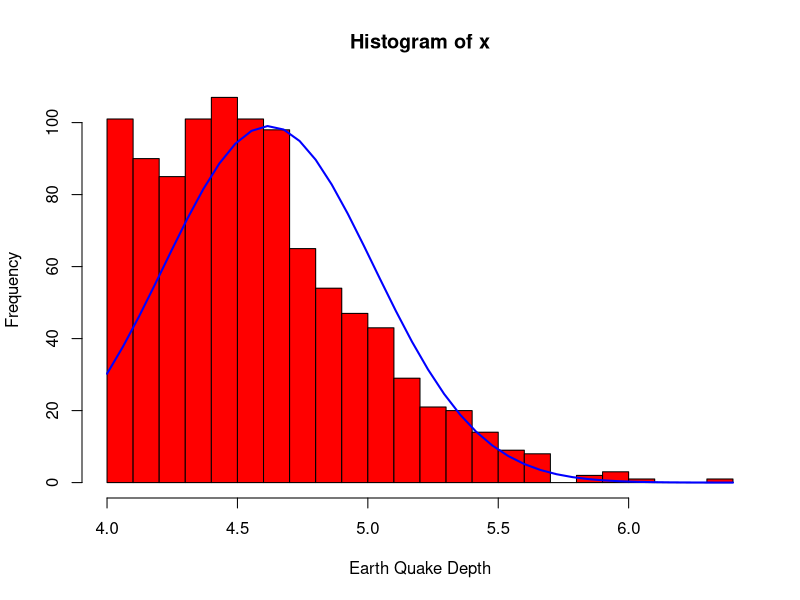
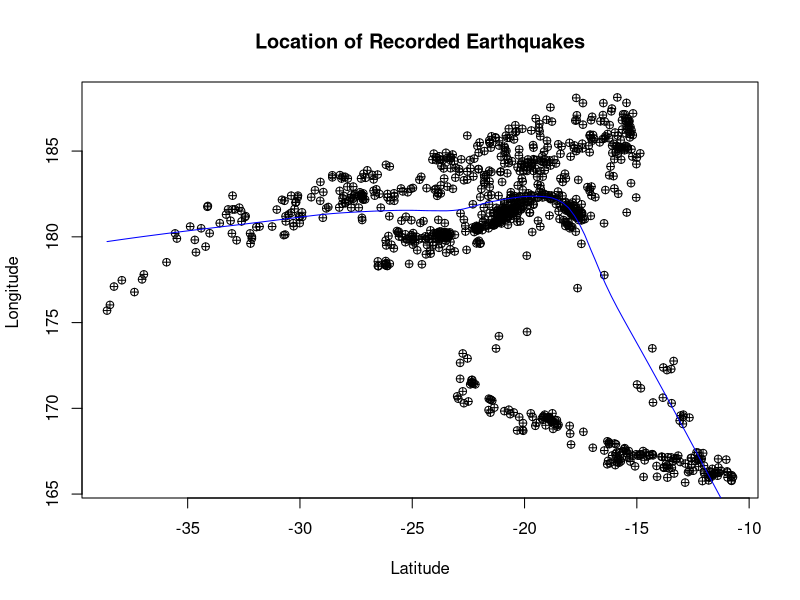
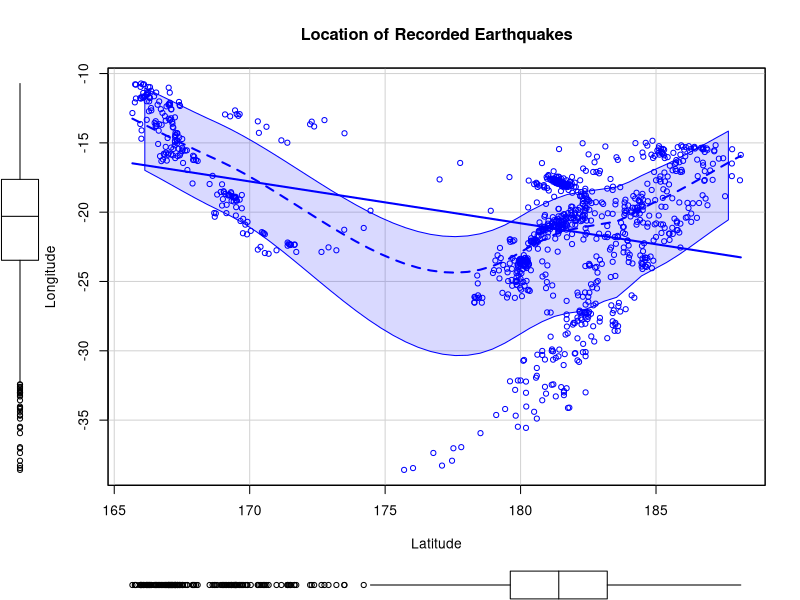
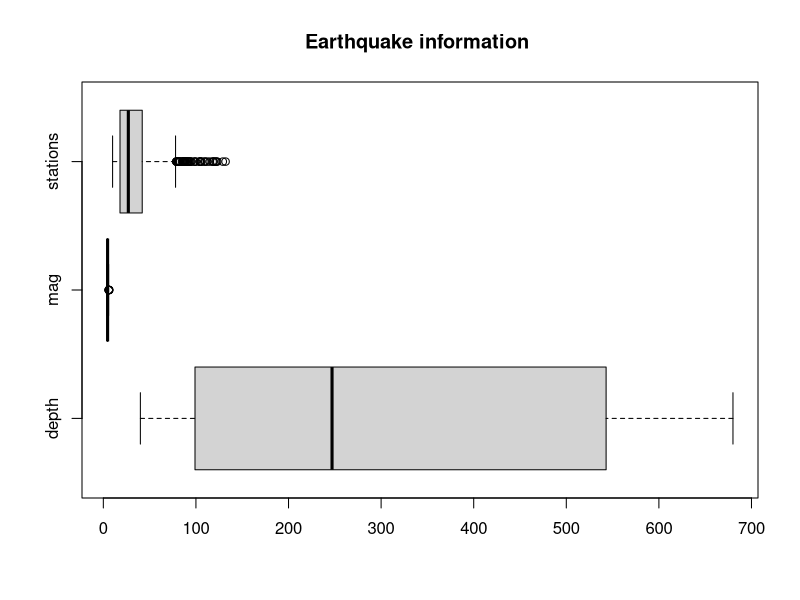
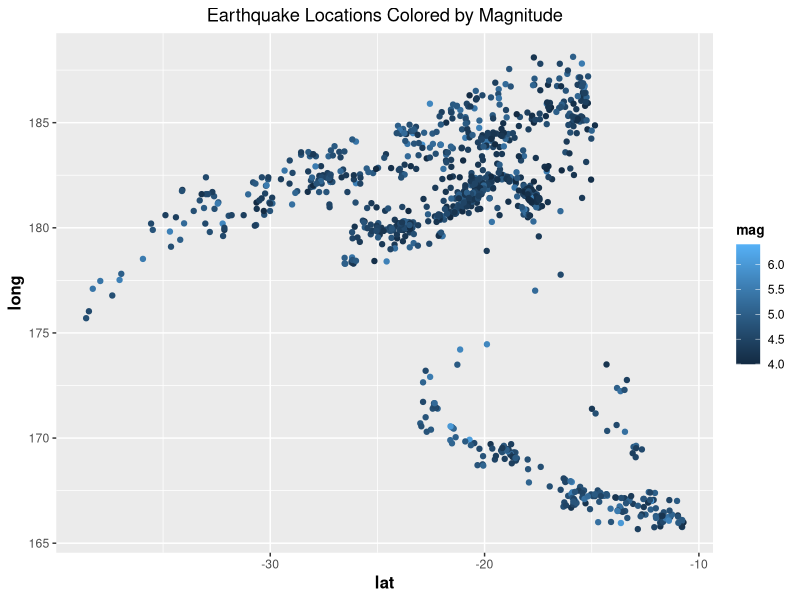
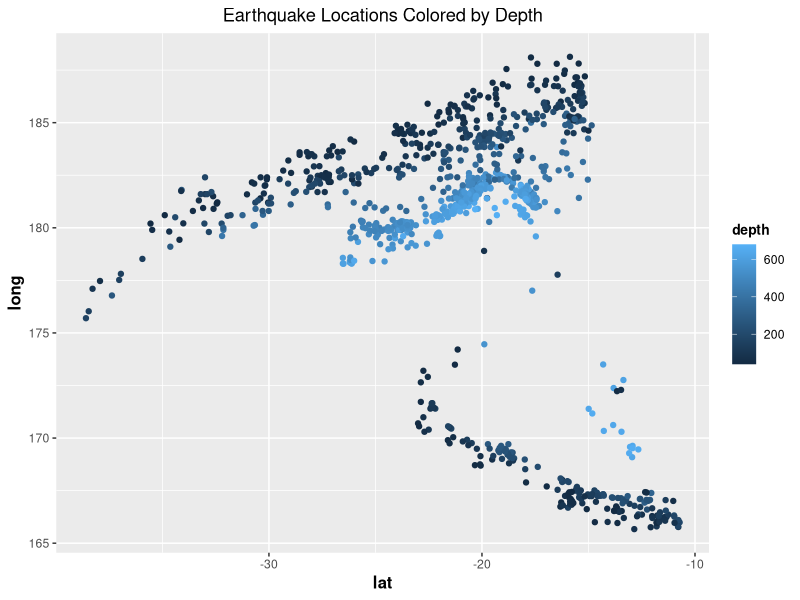

Source code (R) for these figures, in order:
x <- quakes$mag 
h <- hist(x, breaks = 20, col = "red", xlab = "Earth Quake Depth")
xfit <- seq(min(x), max(x), length = 40)
yfit <- dnorm(xfit,mean = mean(x), sd = sd(x))
yfit <- yfit*diff(h$mids[1:2]*length(x))
lines(xfit, yfit, col = "blue", lwd = 2)

library(car)
attach(quakes)
plot(lat, long, main = "Location of Recorded Earthquakes",
     xlab = "Latitude", ylab = "Longitude ", pch = 10)

lines(lowess(lat,long), col="blue") # lowess line (x,y)

scatterplot(lat ~ long, data = quakes,
            xlab="Latitude", ylab="Longitude",
            main="Location of Recorded Earthquakes")

boxplot(quakes[,3:5], horizontal=TRUE, main="Earthquake information ")


library(ggplot2)
ggplot(quakes, aes(x = lat, y = long)) + 
  geom_point(aes(color = mag)) + 
  labs(title = "Earthquake Locations Colored by Magnitude") +
  theme(plot.title = element_text(hjust = 0.5), 
        axis.title.x = element_text(face="bold", size = 12),
        axis.title.y = element_text(face="bold", size = 12),
        legend.title = element_text(face="bold", size = 10)) 

ggplot(quakes, aes(x = lat, y = long)) + 
  geom_point(aes(color = depth)) + 
  labs(title = "Earthquake Locations Colored by Depth") +
  theme(plot.title = element_text(hjust = 0.5), 
        axis.title.x = element_text(face="bold", size = 12),
        axis.title.y = element_text(face="bold", size = 12),
        legend.title = element_text(face="bold", size = 10)) 
